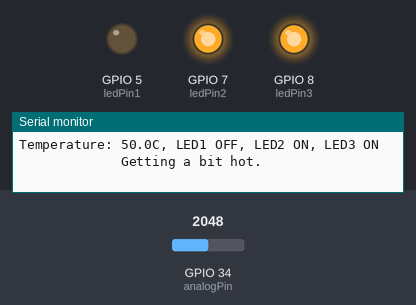
The sketch below on a simulated ESP32-S3. Shown: output pins drawn as LEDs (lit = HIGH), the last lines printed to the serial monitor. Inputs (shaded band) come from the test bench; at power-on: GPIO 34 (analogPin) = 2048. Nothing arrives over Bluetooth unless stated.

Above: at 1.2 s.
1.3 s: GPIO 34 (analogPin) set to 2631
2.8 s: GPIO 34 (analogPin) set to 2745
At 3.4 s:
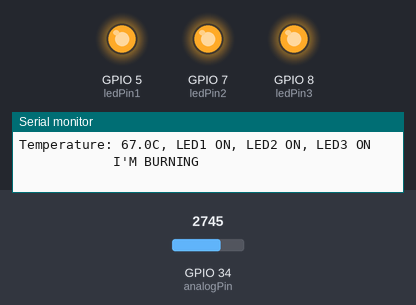
4.3 s: GPIO 34 (analogPin) set to 2047
At 5.3 s:
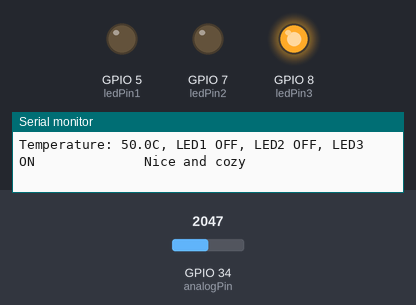
5.8 s: GPIO 34 (analogPin) set to 1418
7.3 s: GPIO 34 (analogPin) set to 1282
At 7.7 s:
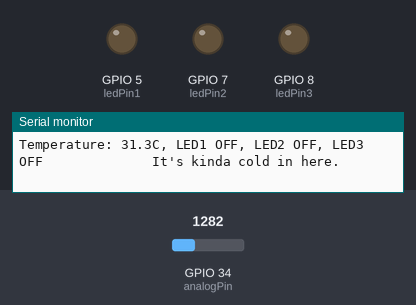
8.8 s: GPIO 34 (analogPin) set to 2866
At 9.7 s:
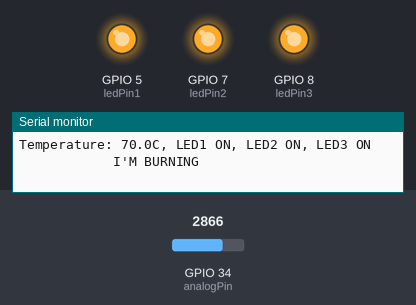
Timing chart, 0 to 11.3 s (numbered marks = the images above; inputs shaded):
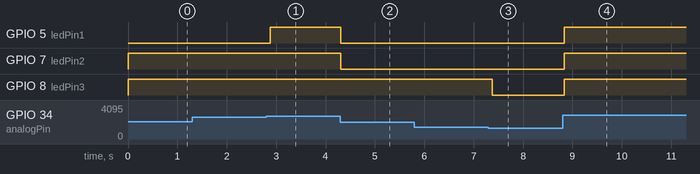

The sketch:

Blue.ino
```cpp
#include "BluetoothSerial.h"

BluetoothSerial SerialBT;

// Define GPIO pins for LEDs
const int ledPin1 = 5;
const int ledPin2 = 7;
const int ledPin3 = 8;
const int analogPin = 34;

float temperature = 0.0;
String ledStatus = "";
String condition = "";

// Function to simulate temperature from analog input
float readTemperature() {
  int analogValue = analogRead(analogPin);
  float temp = (analogValue / 4095.0) * 100; // Simulate temperature (0-100°C)
  return temp;
}

// Function to update LED status based on temperature
void updateLEDs(float temp) {
  if (temp < 33) {
      digitalWrite(ledPin1, LOW);
      digitalWrite(ledPin2, LOW);
      digitalWrite(ledPin3, LOW);
      ledStatus = "LED1 OFF, LED2 OFF, LED3 OFF";
      condition = "It's kinda cold in here.";

    } else if (temp >= 33 && temp < 50) {
      digitalWrite(ledPin1, LOW);
      digitalWrite(ledPin2, LOW);
      digitalWrite(ledPin3, HIGH);
      ledStatus = "LED1 OFF, LED2 OFF, LED3 ON";
      condition = "Nice and cozy";

    } else if (temp >= 50 && temp < 66) {
      digitalWrite(ledPin1, LOW);
      digitalWrite(ledPin2, HIGH);
      digitalWrite(ledPin3, HIGH);
      ledStatus = "LED1 OFF, LED2 ON, LED3 ON";
      condition = "Getting a bit hot.";

    } else {
      digitalWrite(ledPin1, HIGH);
      digitalWrite(ledPin2, HIGH);
      digitalWrite(ledPin3, HIGH);
      ledStatus = "LED1 ON, LED2 ON, LED3 ON";
      condition = "I'M BURNING";
      //printf(temp);
    }
}

void setup() {
  Serial.begin(115200);

  pinMode(ledPin1, OUTPUT);
  pinMode(ledPin2, OUTPUT);
  pinMode(ledPin3, OUTPUT);

  // Start Classic Bluetooth
  SerialBT.begin("ESP32");
  Serial.println("The device started, now you can pair it with Bluetooth!");
}

void loop() {
  // Read temperature
  temperature = readTemperature();
  updateLEDs(temperature);

  // Prepare data string
  String data = "Temperature: " + String(temperature, 1) + "C, " + ledStatus + "              " + condition;
  SerialBT.println(data);
  Serial.println(data);

  delay(100);
}
```

Measured:
- the behaviour switches between 2702 and 2703 on GPIO 34 (analogPin) (found by bisection; images 0 and 1)
- the behaviour switches between 1352 and 1351 on GPIO 34 (analogPin) (found by bisection; images 2 and 3)
- after the input at 2.8 s, GPIO 5 (ledPin1): LOW → HIGH after 0.08 s
- after the input at 4.3 s, GPIO 5 (ledPin1), GPIO 7 (ledPin2): HIGH → LOW at once
- after the input at 7.3 s, GPIO 8 (ledPin3): HIGH → LOW after 0.07 s
- after the input at 8.8 s, GPIO 5 (ledPin1), GPIO 7 (ledPin2), GPIO 8 (ledPin3): LOW → HIGH at once
